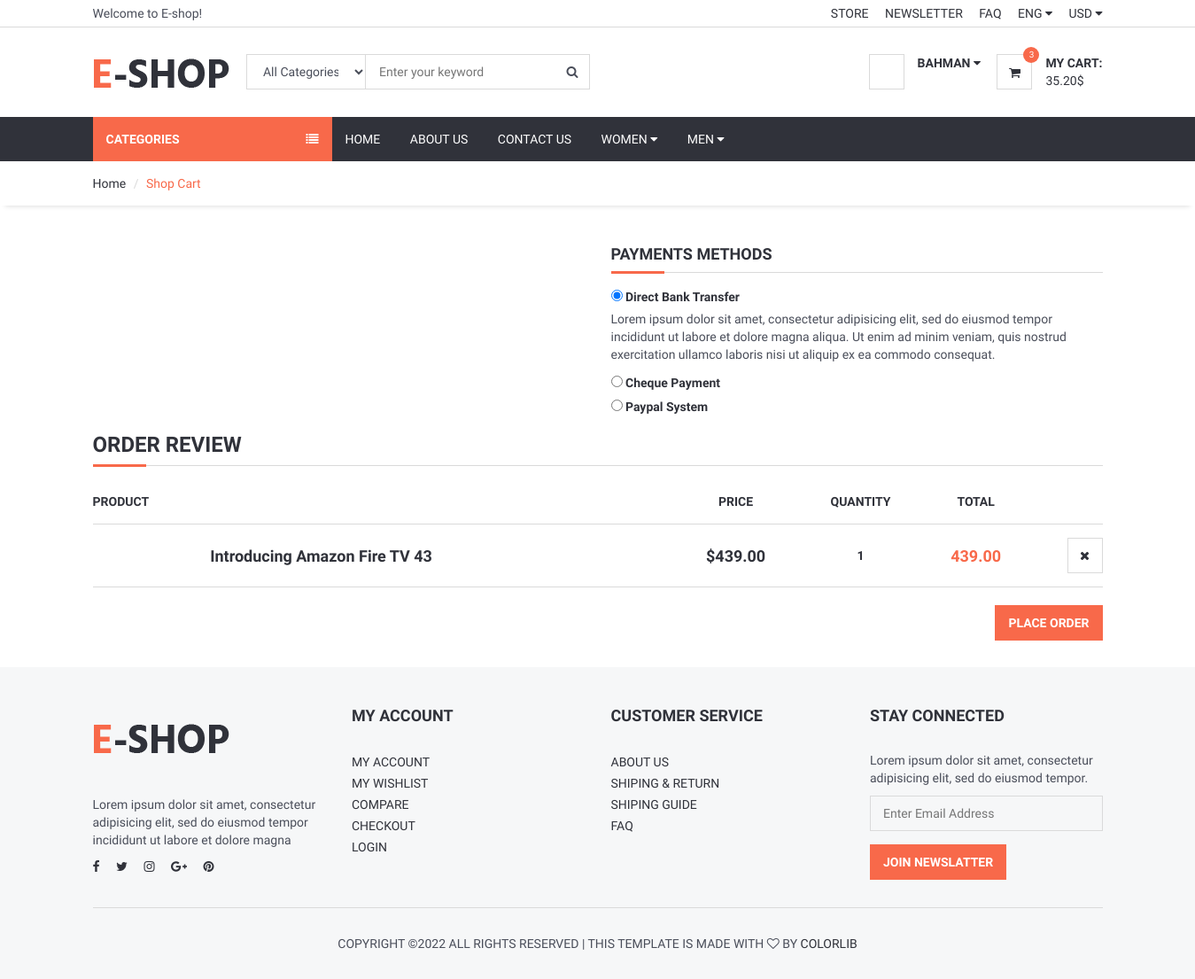
The page /shopcart/ (signed in) on the database its author committed.
### eshop_Order/models.py (models this page shows, shortened)
class ShopCart(models.Model):
    user = models.ForeignKey(User, on_delete=models.SET_NULL, null=True,verbose_name='کاربر ')
    product = models.ForeignKey(Product, on_delete=models.SET_NULL, null=True,verbose_name='محصول ')
    quantity = models.IntegerField(verbose_name='تعداد ')
    class Meta:
        verbose_name='سبد'
        verbose_name_plural='  بخش سبد خرید'
    @property
    def amount(self):
        return (self.quantity * self.product.price)

### eshop_product/models.py (models this page shows, shortened)
class Product(models.Model):
    STATUS = (
        ('فعال','فعال'),
        ('غیر فعال','غیر فعال'),
    )
    category=models.ForeignKey(Category,on_delete=models.CASCADE,verbose_name='زیر مجموعه ') #many to one Relation with  Category
    title=models.CharField(max_length=150,verbose_name='عنوان ')
    keyword=models.CharField(max_length=255,verbose_name='کلمه کلیدی ')
    description=models.TextField(max_length=255,verbose_name='توضیح کوتاه ')
    image=models.ImageField(upload_to='images/',null=False,verbose_name='تصویر محصول ')
    price=models.DecimalField(max_digits=12,decimal_places=2,default=0,verbose_name='قیمت محصول ')
    amount=models.IntegerField(default=0,verbose_name='تعداد موجودی محصول ')
    min_amount=models.IntegerField(default=1,verbose_name='حداقل موجودی محصول ')
    slug=models.SlugField(null=False,unique=True,verbose_name='آدرس اسلاگ ')
    details=RichTextUploadingField(verbose_name='جزئیات محصول ')
    status=models.CharField(max_length=10,choices=STATUS,verbose_name='وضعیت محصول ')
    create_at=models.DateTimeField(auto_now_add=True,verbose_name='تاریخ ثبت ')
    update_at=models.DateTimeField(auto_now=True,verbose_name='تاریخ آپدیت ')
    def __str__(self):
        return self.title
    class Meta:
        verbose_name='محصول'
        verbose_name_plural='محصولات'
    def image_tag(self):
        return mark_safe('<img src="{}" height="50"/>'.format(self.image.url))
    image_tag.short_description = 'image'

### eshop_Order/views.py (the view)
# urls.py: path('shopcart/',OrderViews.shopcart,name='shopcart'),
def shopcart(request):
    category = Category.objects.all()
    current_user= request.user
    shopCart= ShopCart.objects.filter(user_id=current_user.id)
    context={
        'category':category,
        'shopCart':shopCart
    }
    return render(request,'shopCart_Products.html',context)

### eshop_Order/templates/shopCart_Products.html (shortened to what this page needs)
{% extends 'shared/homebase.html' %}
{% block sidebar %} {% include 'shared/sidebar.html' %} {% endblock %}
{% block content %}
    <div id="breadcrumb">
        <div class="container">
            <ul class="breadcrumb">
                <li><a href="/">Home</a></li>
                <li class="active">Shop Cart</li>
            </ul>
        </div>
    </div>
    <div class="section">
        <div class="container">
            <div class="row">
                <form id="checkout-form" class="clearfix">
                    <div class="col-md-6">
                        </div>
                    <div class="col-md-6">
                        <div class="payments-methods">
                            <div class="section-title">
                                <h4 class="title">Payments Methods</h4>
                            </div>
                            <div class="input-checkbox">
                                <input type="radio" name="payments" id="payments-1" checked>
                                <label for="payments-1">Direct Bank Transfer</label>
                                <div class="caption">
                                    <p>Lorem ipsum dolor sit amet, consectetur adipisicing elit, sed do eiusmod tempor
                                        incididunt ut labore et dolore magna aliqua. Ut enim ad minim veniam, quis
                                        nostrud exercitation ullamco laboris nisi ut aliquip ex ea commodo consequat.
                                </div>
                            </div>
                            <div class="input-checkbox">
                                <input type="radio" name="payments" id="payments-2">
                                <label for="payments-2">Cheque Payment</label>
                            </div>
                            <div class="input-checkbox">
                                <input type="radio" name="payments" id="payments-3">
                                <label for="payments-3">Paypal System</label>
                            </div>
                        </div>
                    </div>
                    <div class="col-md-12">
                        <div class="order-summary clearfix">
                            <div class="section-title">
                                <h3 class="title">Order Review</h3>
                            </div>
                            <table class="shopping-cart-table table">
                                <thead>
                                <tr>
                                    <th>Product</th>
                                    <th></th>
                                    <th class="text-center">Price</th>
                                    <th class="text-center">Quantity</th>
                                    <th class="text-center">Total</th>
                                    <th class="text-right"></th>
                                </tr>
                                </thead>
                                <tbody>
                                {% for rs in shopCart %}
                                    <tr>
                                        <td class="thumb"><img src="{{ rs.product.image.url }}" alt=""></td>
                                        <td class="details">
                                            <a href="/product/{{ rs.product.id }}/{{ rs.product.slug }}">{{ rs.product }}</a>
                                        </td>
                                        <td class="price text-center"><strong>${{ rs.product.price }}</strong></td>
                                        <td class="qty text-center"><strong>{{ rs.quantity }}</strong></td>
                                        <td class="total text-center"><strong
                                                class="primary-color">{{ rs.amount }}</strong></td>
                                        <td class="text-right"><a href="/order/deletefromcart/{{ rs.id }}"
                                                                  onclick="return confirm('Delete ! Are you sure?')"
                                                                  class="main-btn icon-btn"><i class="fa fa-close"></i></a>
                                        </td>
                                    </tr>
                                {% endfor %}
                                </tbody>
                            </table>
                            <div class="pull-right">
                                <a href="/order/orderproduct" class="primary-btn">Place Order</a>
                            </div>
                        </div>
                    </div>
                </form>
            </div>
        </div>
    </div>
{% endblock %}

### templates/shared/header.html (shortened to what this page needs)
{% load static %}
<header>
    <div id="top-header">
        <div class="container">
            <div class="pull-left">
                <span>Welcome to E-shop!</span>
            </div>
            <div class="pull-right">
                <ul class="header-top-links">
                    <li><a href="#">Store</a></li>
                    <li><a href="#">Newsletter</a></li>
                    <li><a href="/faq">FAQ</a></li>
                    <li class="dropdown default-dropdown">
                        <a class="dropdown-toggle" data-toggle="dropdown" aria-expanded="true">ENG <i
                                class="fa fa-caret-down"></i></a>
                    </li>
                    <li class="dropdown default-dropdown">
                        <a class="dropdown-toggle" data-toggle="dropdown" aria-expanded="true">USD <i
                                class="fa fa-caret-down"></i></a>
                    </li>
                </ul>
            </div>
        </div>
    </div>
    <div id="header">
        <div class="container">
            <div class="pull-left">
                <div class="header-logo">
                    <a class="logo" href="/">
                        <img src="{% static '' %}./img/logo.png" alt="">
                    </a>
                </div>
                <div class="header-search">
                    <form action="/search/" method="post">
                        <input id="query" name="query" class="input search-input" type="text"
                               placeholder="Enter your keyword">
                        <select name="catid" class="input search-categories">
                            <option value="0">All Categories</option>
                            {% load mptt_tags %}
                        </select>
                        <button class="search-btn"><i class="fa fa-search"></i></button>
                    </form>
                </div>
            </div>
            <div class="pull-right">
                <ul class="header-btns">
                    <li class="header-account dropdown default-dropdown">
                        {% if user.id is not None %}
                            <div class="dropdown-toggle" role="button" data-toggle="dropdown" aria-expanded="true">
                                <div class="header-btns-icon">
                                </div>
                                <strong class="text-uppercase">{{ user.first_name }} <i
                                        class="fa fa-caret-down"></i></strong>
                            </div>
                        {% else %}
                            <a href="/login" class="text-uppercase">Login</a> /
                            <a href="/signup" class="text-uppercase">sign up</a>
                        {% endif %}
                    </li>
                    <li class="header-cart dropdown default-dropdown">
                        <a href="/shopcart/">
                            <div class="header-btns-icon">
                                <i class="fa fa-shopping-cart"></i>
                                <span class="qty">3</span>
                            </div>
                            <strong class="text-uppercase">My Cart:</strong>
                            <br>
                            <span>35.20$</span>
                        </a>
                    </li>
                </ul>
            </div>
        </div>
    </div>
</header>

### Raw_Templates/css/style.css (style rules this page uses)
body { font-family: 'Hind', sans-serif; color: #4A4E5A; overflow-x: hidden; }
h1, h2, h3, h4, h5, h6 { color: #30323A; margin: 0 0 10px; font-weight: 700; }
a { color: #30323A; -webkit-transition: 0.3s color; transition: 0.3s color; }
.primary-color { color: #F8694A; }
strong { color: #30323A; }
ul, ol { margin: 0; padding: 0; list-style: none }
.main-btn, .primary-btn { display: inline-block; padding: 10px 15px; text-transform: uppercase; font-weight: 700; border: none; -webkit-transition: 0.3s all; transition: 0.3s all; }
.icon-btn.main-btn, .icon-btn.primary-btn { width: 40px; height: 40px; line-height: 40px; text-align: center; padding: 0px; border: none; }
.main-btn { color: #30323A; background-color: #FFF; -webkit-box-shadow: 0px 0px 0px 1px #DADADA inset, 0px 0px 0px 6px transparent; box-shadow: 0px 0px 0px 1px #DADADA inset, 0px 0px 0px 6px transparent; }
.primary-btn { color: #FFF; background-color: #F8694A; }
.input { width: 100%; height: 40px; padding: 0px 15px; border: none; background-color: transparent; -webkit-box-shadow: 0px 0px 0px 1px #DADADA inset, 0px 0px 0px 5px transparent; box-shadow: 0px 0px 0px 1px #DADADA inset, 0px 0px 0px 5px transparent; -webkit-transition: 0.3s all; transition: 0.3s all; }
.input-checkbox .caption { max-height: 0; overflow: hidden; -webkit-transition: 0.3s max-height; transition: 0.3s max-height; }
.input-checkbox>label { color: #30323A; }
.input-checkbox input[type="checkbox"]:checked+label+.caption, .input-checkbox input[type="radio"]:checked+label+.caption { max-height: 800px; }
.section { padding-top: 30px; padding-bottom: 30px; }
.section-title { position: relative; margin-bottom: 15px; margin-top: 15px; border-bottom: 1px solid #DADADA; }
.section-title .title { display: inline-block; text-transform: uppercase; }
.section-title:after { content: ""; position: absolute; left: 0; bottom: -1.5px; height: 3px; width: 60px; background-color: #F8694A; }
#breadcrumb { -webkit-box-shadow: 0px 6px 6px -6px rgba(0, 0, 0, 0.175); box-shadow: 0px 6px 6px -6px rgba(0, 0, 0, 0.175); }
.breadcrumb { background-color: transparent; border: none; border-radius: 0px; padding: 15px 0px; margin: 0; }
.breadcrumb>.active { color: #F8694A; }
.breadcrumb>li+li:before { color: #DADADA; }
#header { padding-top: 15px; padding-bottom: 15px; }
#top-header { padding-top: 5px; padding-bottom: 5px; border-bottom: 1px solid #DADADA; }
.header-top-links>li { display: inline-block; }
.header-top-links>li+li { margin-left: 15px; }
.header-top-links>li>a { cursor: pointer; text-transform: uppercase; }
.header-logo { display: inline-block; margin-right: 15px; }
.header-logo .logo>img { width: 100%; max-height: 70px; }
.header-search { display: inline-block; padding: 15px 0px; max-width: 400px; }
.header-search>form { position: relative; }
.header-search>form .search-input { padding-left: 150px; padding-right: 45px; }
.header-search>form .search-categories { position: absolute; left: 0px; top: 0px; width: 135px; }
.header-search>form .search-btn { position: absolute; top: 0px; right: 0px; width: 40px; height: 40px; background-color: transparent; border: none; }
.header-btns>li { display: inline-block; vertical-align: top; padding: 15px 0px; }
.header-btns>li+li { margin-left: 15px; }
.header-btns>li .header-btns-icon { position: relative; float: left; margin-right: 15px; width: 40px; height: 40px; line-height: 40px; text-align: center; color: #30323A; background-color: #FFF; border: 1px solid #DADADA; }
.header-btns .dropdown-toggle { display: block; cursor: pointer; }
.header-cart .header-btns-icon .qty { position: absolute; right: -9px; top: -9px; width: 18px; height: 18px; line-height: 18px; text-align: center; font-size: 10px; background: #F8694A; color: #FFF; border-radius: 50%; }
.shopping-cart-table>tbody>tr>td, .shopping-cart-table>tbody>tr>th, .shopping-cart-table>tfoot>tr>td, .shopping-cart-table>tfoot>tr>th, .shopping-cart-table>thead>tr>td, .shopping-cart-table>thead>tr>th { padding: 15px 0px; vertical-align: middle; border-top: 1px solid #DADADA; }
.shopping-cart-table>thead>tr>th { color: #30323A; text-transform: uppercase; border-bottom: 1px solid #DADADA; }
.shopping-cart-table>tbody>tr:last-child>td { border-bottom: 1px solid #DADADA; }
.shopping-cart-table>tbody>tr>.details>a { font-size: 18px; font-weight: 700; }
.shopping-cart-table>tbody>tr>.price { font-size: 18px; }
.shopping-cart-table>tbody>tr>.total { font-size: 18px; }

### rows shown on the page
ShopCart: product "Introducing Amazon Fire TV 43", product.price "439.00", quantity "1", amount "439.00"

### other values the page prints
{{ user.first_name }} "BAHMAN"
